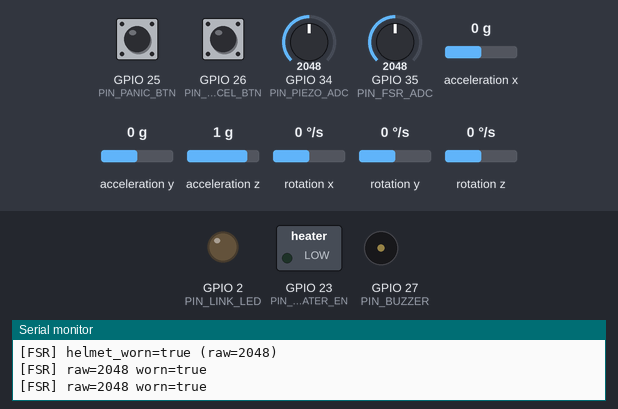
A program run on a simulated ESP32. Shown: switched loads named in the program (green lamp = pin HIGH), output pins drawn as LEDs (lit = HIGH), buzzer (waves = sounding, pin HIGH), the last lines printed to the serial monitor. Wiring (from diagram.json): MPU-6050 motion sensor at I2C address 0x68. The inputs (shaded band) are chosen by the test bench; at power-on: GPIO 25 (PIN_PANIC_BTN) HIGH, GPIO 26 (PIN_CANCEL_BTN) HIGH, GPIO 35 (PIN_FSR_ADC) = 2048, GPIO 34 (PIN_PIEZO_ADC) = 2048, acceleration x 0 g, acceleration y 0 g, acceleration z 1 g, rotation x 0 °/s, rotation y 0 °/s, rotation z 0 °/s (analog values on the 0–4095 scale). EEPROM starts erased; nothing arrives over Bluetooth unless stated; a phone connects over Bluetooth LE 3 s after start.

Above: at 1.4 s.
1.5 s: GPIO 25 (PIN_PANIC_BTN) pulled LOW for 0.15 s
At 1.83 s:
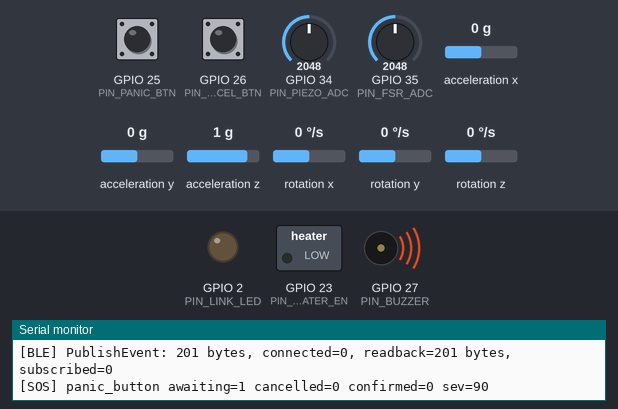
4.6 s: GPIO 26 (PIN_CANCEL_BTN) pulled LOW for 0.15 s
At 5.0 s:
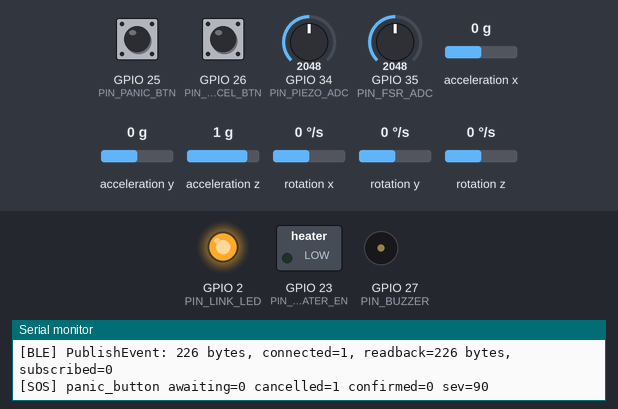
6.2 s: GPIO 35 (PIN_FSR_ADC) set to 949
7.7 s: GPIO 35 (PIN_FSR_ADC) set to 873
9.5 s: GPIO 25 (PIN_PANIC_BTN) pulled LOW for 1 s
At 10.08 s:
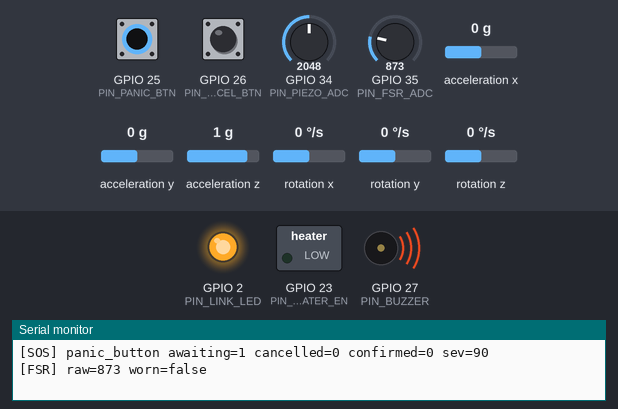
12.5 s: GPIO 26 (PIN_CANCEL_BTN) pulled LOW for 1 s
At 12.5 s:
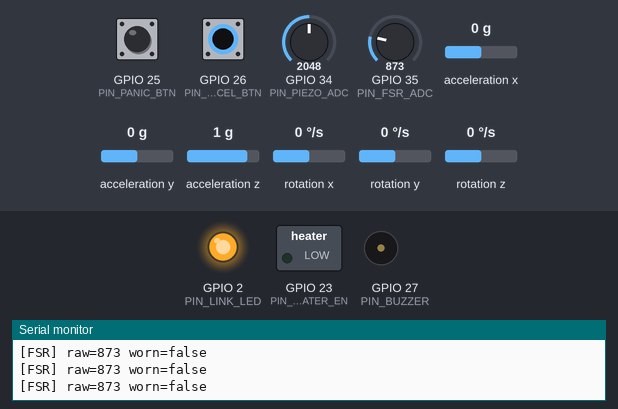
Timing chart, 0 to 15.5 s (numbered marks = the images above; inputs shaded):
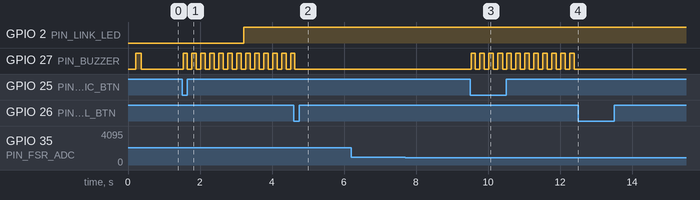

Measured:
- after the input at 1.5 s, GPIO 27 (PIN_BUZZER): alternates HIGH for 0.12 s and LOW for 0.13 s, starting at once
- after the input at 4.6 s, GPIO 27 (PIN_BUZZER): goes on until 4.6 s, then stays LOW
- after the input at 9.5 s, GPIO 27 (PIN_BUZZER): alternates HIGH for 0.12 s and LOW for 0.13 s, starting at once
- after the input at 12.5 s, GPIO 27 (PIN_BUZZER): stops changing and stays LOW

The program:

main.cpp
```cpp
// Smart Helmet — Phase 2 prototype firmware entry point.
//
// Wires the sensors (src/sensors/) to the safety-critical core (src/core/)
// to the BLE relay (src/ble/). The core holds every rule-bound invariant
// (fusion-only crash, fixed 10 s cancel window, logged cancellations); this
// file is just plumbing and must stay that way.
//
// Bring-up order (04_PHASES.md Phase 2): panic button first, then buzzer +
// cancel, then MPU6050 + piezo fusion, then FSR, then BLE. All are enabled
// here; comment blocks out sensors you haven't wired yet.
#include <Arduino.h>

#include "ble/gatt_server.h"
#include "build_config.h"
#include "core/alcohol_calibration.h"
#include "core/ble_schema.h"
#include "core/crash_fusion.h"
#include "core/imu_window.h"
#include "core/link_monitor.h"
#include "core/mq3_calibration.h"
#include "core/preride_check.h"
#include "core/sos_state_machine.h"
#include "pins.h"
#include "sensors/buzzer.h"
#include "sensors/cancel_button.h"
#include "sensors/fsr_wear.h"
#include "sensors/imu_mpu6050.h"
#include "sensors/mq3_alcohol.h"
#include "sensors/mq3_calibration_store.h"
#include "sensors/panic_button.h"
#include "sensors/piezo.h"

using namespace helmet;

namespace {

sensors::ImuMpu6050 g_imu;
sensors::Piezo      g_piezo;
sensors::FsrWear    g_fsr;
sensors::PanicButton g_panic;
sensors::CancelButton g_cancel;
sensors::Buzzer    g_buzzer;
sensors::Mq3Alcohol g_mq3;
sensors::Mq3CalibrationStore g_mq3_store;

core::ImuWindow        g_window;
core::SosStateMachine  g_sos;
core::LinkMonitor      g_link;
core::PreRideCheckStateMachine g_preride;
core::Mq3CalibrationRoutine    g_mq3_cal;
core::AlcoholCalibration       g_alcohol_calib;
ble::GattServer        g_ble;

uint32_t g_last_status_ms = 0;
uint32_t g_last_event_pub_ms = 0;
uint32_t g_last_fusion_ms = 0;
bool     g_imu_ok = false;

int BatteryPct() {
  // Rough linear LiPo estimate from the divided VBAT node. Replace with a
  // real discharge curve once the battery is chosen (BOM, 01_REQUIREMENTS §5).
  // Return -1 until the divider is actually wired.
  constexpr bool kVbatWired = false;
  if (!kVbatWired) return -1;
  int raw = analogRead(PIN_VBAT_ADC);
  float v = (raw / 4095.0f) * 3.3f * VBAT_DIVIDER_RATIO;
  int pct = (int)((v - 3.3f) / (4.2f - 3.3f) * 100.0f);
  return pct < 0 ? 0 : (pct > 100 ? 100 : pct);
}

void PublishStatus(uint32_t now) {
  schema::StatusPayload s;
  s.helmet_worn     = g_fsr.Worn();
  s.pre_ride_passed = g_preride.passed();    // Phase 3 (alcohol pre-ride gate)
  s.battery_pct     = BatteryPct();
  s.ble_link        = g_ble.connected();
  g_ble.PublishStatus(s);
  g_last_status_ms = now;
}

void DrainSosEvents() {
  schema::EventPayload e;
  while (g_sos.PopOutgoing(e)) {
    g_ble.PublishEvent(e);
    Serial.printf("[SOS] %s awaiting=%d cancelled=%d confirmed=%d sev=%d\n",
                  schema::ToString(e.event_type), e.awaiting_cancel,
                  e.cancelled, e.confirmed, e.severity_score);
  }
}

// Not an SOS: a failed pre-ride check is a single logged flag, never routed
// through g_sos (ADR-5 -- a gate, not a fusion-confirmed emergency).
void DrainPrerideEvents() {
  schema::EventPayload e;
  while (g_preride.PopOutgoing(e)) {
    g_ble.PublishEvent(e);
    Serial.printf("[ALC] alcohol_flag reading_adc=%d\n", g_preride.last_average_adc());
  }
}

// Assembly-line calibration: send the line "CAL" over serial with the
// sensor sitting in clean air. Documented in firmware/docs/WIRING.md
// "Per-unit calibration" (03_RULES.md §2 -- this is what makes the
// baseline a real per-unit artifact instead of a guessed constant).
void PollSerialCalibrationTrigger(uint32_t now) {
  if (!Serial.available()) return;
  String line = Serial.readStringUntil('\n');
  line.trim();
  if (line != "CAL") return;
  if (g_mq3_cal.InProgress() || g_preride.InProgress()) {
    Serial.println("[CAL] busy -- a check or calibration is already running");
    return;
  }
  Serial.println("[CAL] starting -- keep the sensor in clean air until it finishes");
  g_mq3_cal.Start(now);
}

void UpdateMq3(uint32_t now) {
  PollSerialCalibrationTrigger(now);

  if (g_mq3_cal.InProgress()) {
    g_mq3_cal.Tick(now);
    g_mq3_cal.Feed(g_mq3.Read());
    if (g_mq3_cal.Done()) {
      g_alcohol_calib = g_mq3_cal.Result(now);
      g_mq3_store.Save(g_alcohol_calib);
      Serial.printf("[CAL] done: valid=%d baseline_adc=%d\n",
                    g_alcohol_calib.valid, g_alcohol_calib.baseline_adc);
    }
  }

  g_preride.Tick(now);
  if (g_preride.InProgress()) g_preride.Feed(g_mq3.Read());
  DrainPrerideEvents();

  g_mq3.SetHeater(g_mq3_cal.InProgress() || g_preride.HeaterShouldBeOn());
}

void UpdateBuzzer(uint32_t now) {
  using sensors::BuzzPattern;
  // priority: SOS confirm chirp handled inline; cancel prompt > link-lost
  if (g_sos.CancelPromptActive()) {
    g_buzzer.Set(BuzzPattern::kCancelPrompt, now);
  } else if (g_link.AlertActive()) {
    g_buzzer.Set(BuzzPattern::kLinkLost, now);
  } else if (g_buzzer.pattern() == BuzzPattern::kCancelPrompt ||
             g_buzzer.pattern() == BuzzPattern::kLinkLost) {
    g_buzzer.Set(BuzzPattern::kOff, now);
  }
  g_buzzer.Update(now);
  digitalWrite(PIN_LINK_LED, g_link.AlertActive() ? ((now / 200) % 2) : g_ble.connected());
}

}  // namespace

void setup() {
  Serial.begin(115200);
  delay(200);
  Serial.println("\nSmart Helmet " HELMET_FW_VERSION);

  pinMode(PIN_LINK_LED, OUTPUT);
  g_buzzer.Begin(PIN_BUZZER);
  g_panic.Begin(PIN_PANIC_BTN);
  g_cancel.Begin(PIN_CANCEL_BTN);
  g_piezo.Begin(PIN_PIEZO_ADC);
  g_fsr.Begin(PIN_FSR_ADC);
  g_mq3.Begin(PIN_MQ3_ADC, PIN_MQ3_HEATER_EN);

  g_imu_ok = g_imu.Begin(PIN_I2C_SDA, PIN_I2C_SCL, MPU6050_I2C_ADDR);
  Serial.printf("MPU6050: %s\n", g_imu_ok ? "ok" : "NOT FOUND");

  g_alcohol_calib = g_mq3_store.Load();
  Serial.printf("MQ-3 calibration: %s (send 'CAL' over serial to (re)calibrate)\n",
                g_alcohol_calib.valid ? "loaded" : "NOT CALIBRATED");

  g_ble.Begin("SmartHelmet-0001");
  g_buzzer.Set(sensors::BuzzPattern::kSelfTest, millis());
  Serial.println("ready");
}

void loop() {
  const uint32_t now = millis();

  // --- sensor updates ------------------------------------------------
  g_piezo.Update(now);
  g_fsr.Update();
  {
    static bool s_fsr_worn_prev = false;
    static uint32_t s_fsr_last_print_ms = 0;
    bool worn = g_fsr.Worn();
    if (worn != s_fsr_worn_prev) {
      Serial.printf("[FSR] helmet_worn=%s (raw=%d)\n", worn ? "true" : "false", g_fsr.raw());
      s_fsr_worn_prev = worn;
    }
    if ((now - s_fsr_last_print_ms) >= 500) {  // TEMP bring-up trace, remove once FSR is confirmed
      s_fsr_last_print_ms = now;
      Serial.printf("[FSR] raw=%d worn=%s\n", g_fsr.raw(), worn ? "true" : "false");
    }
  }
  UpdateMq3(now);

  core::ImuSample s;
  if (g_imu_ok && g_imu.Read(s, now)) g_window.Push(s);

  // --- buttons -----------------------------------------------------
  if (g_panic.Pressed()) {
    Serial.println("[BTN] panic");
    g_sos.Trigger(schema::EventType::kPanicButton, schema::kSrcPanic,
                  /*severity=*/90, now);
  }
  if (g_cancel.Pressed()) {
    Serial.println("[BTN] cancel");
    g_sos.Cancel(now, "driver");
  }

  // --- app commands over BLE -------------------------------------
  switch (g_ble.TakeCommand()) {
    case ble::AppCommand::kCancel: g_sos.Cancel(now, "driver_app"); break;
    case ble::AppCommand::kAck:    g_sos.Acknowledge();            break;
    case ble::AppCommand::kStartPreRideCheck:
      if (!g_mq3_cal.InProgress()) {
        Serial.println("[PRC] starting pre-ride check");
        g_preride.Start(g_alcohol_calib, now);
      }
      break;
    default: break;
  }

  // --- fusion: once per window-worth of new data ------------------
  if ((now - g_last_fusion_ms) >= (uint32_t)(cfg::kImuWindowSeconds * 250) &&
      g_window.Full()) {
    g_last_fusion_ms = now;
    core::WindowFeatures f = g_window.Compute();
    bool piezo = g_piezo.ImpactSince(cfg::kFusionPairWindowMs, now);
    core::FusionResult r = core::Classify(f, piezo);

    if (r.is_emergency) {
      // ADR-4 enforced again inside Trigger(); a non-fused crash is rejected.
      g_sos.Trigger(r.event_type, r.confirmed_by, r.severity_score, now);
    } else if (r.event_type != schema::EventType::kNormalRiding &&
               (now - g_last_event_pub_ms) > 4000) {
      // non-emergency ride events for the app feed / scoring
      schema::EventPayload e;
      e.event_type = r.event_type;
      e.severity_score = r.severity_score;
      e.confirmed_by = r.confirmed_by;
      e.timestamp_device_ms = now;
      g_ble.PublishEvent(e);
      g_last_event_pub_ms = now;
      Serial.printf("[EVT] %s sev=%d\n", schema::ToString(r.event_type),
                    r.severity_score);
    }
  }

  // --- SOS timing + outputs ------------------------------------
  g_sos.Tick(now);
  DrainSosEvents();

  g_link.Update(g_ble.connected(), g_fsr.Worn(), now);
  UpdateBuzzer(now);

  if ((now - g_last_status_ms) >= cfg::kStatusNotifyIntervalMs) PublishStatus(now);
}
```

gatt_server.cpp
```cpp
#include "ble/gatt_server.h"

#include <Arduino.h>
#include <NimBLEDevice.h>

namespace helmet::ble {

namespace {
constexpr char kSvcUuid[]    = "6e400001-b5a3-f393-e0a9-e50e24dcca9e";
constexpr char kStatusUuid[] = "6e400002-b5a3-f393-e0a9-e50e24dcca9e";
constexpr char kEventUuid[]  = "6e400003-b5a3-f393-e0a9-e50e24dcca9e";
constexpr char kCmdUuid[]    = "6e400004-b5a3-f393-e0a9-e50e24dcca9e";

NimBLECharacteristic* g_status = nullptr;
NimBLECharacteristic* g_event  = nullptr;
GattServer* g_owner = nullptr;

// NOTE: callback signatures below target NimBLE-Arduino 1.4.x (the version
// that pairs with arduino-esp32 2.0.x / espressif32 6.x — see platformio.ini).
// NimBLE 2.x changed these to take a NimBLEConnInfo&; if you bump the library,
// update these three overrides.
class ServerCb : public NimBLEServerCallbacks {
  void onConnect(NimBLEServer*) override {
    if (g_owner) g_owner->OnConnectChange(true, millis());
  }
  void onDisconnect(NimBLEServer*) override {
    if (g_owner) g_owner->OnConnectChange(false, millis());
    NimBLEDevice::startAdvertising();
  }
};

class CmdCb : public NimBLECharacteristicCallbacks {
  void onWrite(NimBLECharacteristic* c) override {
    if (g_owner) g_owner->OnCommandWrite(std::string(c->getValue().c_str()), millis());
  }
};

ServerCb g_server_cb;
CmdCb    g_cmd_cb;
}  // namespace

void GattServer::Begin(const char* device_name) {
  g_owner = this;
  NimBLEDevice::init(device_name);
  // (TX power left at the stack default for bring-up; NimBLE's setPower
  //  signature differs across 1.x/2.x — set it once the library is pinned.)

  NimBLEServer* server = NimBLEDevice::createServer();
  server->setCallbacks(&g_server_cb);

  NimBLEService* svc = server->createService(kSvcUuid);
  g_status = svc->createCharacteristic(
      kStatusUuid, NIMBLE_PROPERTY::READ | NIMBLE_PROPERTY::NOTIFY);
  g_event = svc->createCharacteristic(
      kEventUuid, NIMBLE_PROPERTY::READ | NIMBLE_PROPERTY::NOTIFY);
  NimBLECharacteristic* cmd = svc->createCharacteristic(
      kCmdUuid, NIMBLE_PROPERTY::WRITE);
  cmd->setCallbacks(&g_cmd_cb);

  svc->start();

  NimBLEAdvertising* adv = NimBLEDevice::getAdvertising();
  adv->addServiceUUID(kSvcUuid);
  adv->setScanResponse(true);
  NimBLEDevice::startAdvertising();
  (void)device_name;  // advertised name is set via NimBLEDevice::init()
}

void GattServer::PublishStatus(const helmet::schema::StatusPayload& s) {
  if (!g_status) return;
  std::string j = helmet::schema::Serialize(s);
  g_status->setValue(reinterpret_cast<const uint8_t*>(j.data()), j.size());
  if (connected_) g_status->notify();
}

void GattServer::PublishEvent(const helmet::schema::EventPayload& e) {
  if (!g_event) return;
  std::string j = helmet::schema::Serialize(e);
  g_event->setValue(reinterpret_cast<const uint8_t*>(j.data()), j.size());
  Serial.printf("[BLE] PublishEvent: %d bytes, connected=%d, readback=%d bytes, subscribed=%d\n",
                (int)j.size(), (int)connected_, (int)g_event->getValue().size(),
                (int)g_event->getSubscribedCount());
  if (connected_) g_event->notify();
}

AppCommand GattServer::TakeCommand() {
  AppCommand c = pending_cmd_;
  pending_cmd_ = AppCommand::kNone;
  return c;
}

void GattServer::OnConnectChange(bool up, uint32_t now_ms) {
  connected_ = up;
  last_seen_ms_ = now_ms;
}

void GattServer::OnCommandWrite(const std::string& json, uint32_t now_ms) {
  last_seen_ms_ = now_ms;
  if (json.find("\"cancel\"") != std::string::npos)   pending_cmd_ = AppCommand::kCancel;
  else if (json.find("\"ack\"") != std::string::npos) pending_cmd_ = AppCommand::kAck;
  else if (json.find("\"start_check\"") != std::string::npos)
    pending_cmd_ = AppCommand::kStartPreRideCheck;
}

}  // namespace helmet::ble
```

gatt_server.h
```cpp
// BLE GATT server (NimBLE). Relays the helmet's status + events to the
// companion app per the versioned contract in 02_ARCHITECTURE.md §4.
//
//   Service  6e40-0001-...   "Smart Helmet"
//     char   6e40-0002-...   STATUS   notify + read   (JSON StatusPayload)
//     char   6e40-0003-...   EVENT    notify + read   (JSON EventPayload)
//     char   6e40-0004-...   COMMAND  write     {"cmd":"cancel"|"ack"|"start_check"}
//
// The COMMAND char lets the app offer an on-screen cancel *in addition to*
// the physical button. It is still a driver-initiated cancel inside the
// window — it does not shorten or skip the window (03_RULES.md §1).
//
// "start_check" begins the Phase 3 alcohol pre-ride check-in
// (core/preride_check.h) -- the app sends this post helmet-donning, before
// it lets the driver go online (ADR-5).
#pragma once

#include <functional>
#include <string>

#include "core/ble_schema.h"

namespace helmet::ble {

enum class AppCommand { kNone, kCancel, kAck, kStartPreRideCheck };

class GattServer {
 public:
  void Begin(const char* device_name);

  void PublishStatus(const helmet::schema::StatusPayload& s);
  void PublishEvent(const helmet::schema::EventPayload& e);

  bool connected() const { return connected_; }
  uint32_t last_central_seen_ms() const { return last_seen_ms_; }

  // Poll for a command the app wrote since the last call.
  AppCommand TakeCommand();

  // internal (NimBLE callbacks)
  void OnConnectChange(bool up, uint32_t now_ms);
  void OnCommandWrite(const std::string& json, uint32_t now_ms);

 private:
  bool connected_ = false;
  uint32_t last_seen_ms_ = 0;
  AppCommand pending_cmd_ = AppCommand::kNone;
};

}  // namespace helmet::ble
```

alcohol_calibration.h
```cpp
// Per-unit MQ-3 calibration record + storage interface.
//
// 03_RULES.md §2: "Per-unit calibration steps (e.g. MQ-3) are assembly-line
// requirements, not firmware constants." The MQ-3's baseline resistance
// drifts unit-to-unit and with storage age, so every physical helmet needs
// its own clean-air baseline before a pre-ride reading means anything.
//
// This is a screening baseline for an internal ride-readiness gate, not a
// forensic instrument -- never call this a "breathalyzer" or "BAC" reading
// in code, logs, or UI strings (03_RULES.md §2 alcohol-sensor-framing rule).
//
// Framework-agnostic; host-tested alongside core/preride_check.h.
#pragma once

#include <cstdint>

namespace helmet::core {

struct AlcoholCalibration {
  bool     valid            = false;  // false until an assembly-line calibration has run
  int      baseline_adc     = 0;      // clean-air reading, warmed-up, averaged
  uint32_t calibrated_at_ms = 0;      // device-relative timestamp of the calibration run
};

// Persists AlcoholCalibration across power cycles. The ESP32 target backs
// this with NVS (sensors/mq3_calibration_store.h); host tests use a plain
// in-memory value -- no fake needed since the state machine only takes an
// AlcoholCalibration by value, never touches storage itself.
class ICalibrationStore {
 public:
  virtual ~ICalibrationStore() = default;
  virtual AlcoholCalibration Load() = 0;
  virtual void Save(const AlcoholCalibration& c) = 0;
};

}  // namespace helmet::core
```

ble_schema.cpp
```cpp
#include "core/ble_schema.h"

#include <ArduinoJson.h>

namespace helmet::schema {

const char* ToString(EventType t) {
  switch (t) {
    case EventType::kNormalRiding: return "normal_riding";
    case EventType::kPotholeBump:  return "pothole_bump";
    case EventType::kHarshBrake:   return "harsh_brake";
    case EventType::kCrashImpact:  return "crash_impact";
    case EventType::kPanicButton:  return "panic_button";
    case EventType::kAlcoholFlag:  return "alcohol_flag";
  }
  return "normal_riding";
}

bool IsFusionConfirmed(uint8_t confirmed_by) {
  int n = 0;
  for (uint8_t b = confirmed_by; b; b &= (b - 1)) ++n;
  return n >= 2;
}

static void AddSources(JsonArray arr, uint8_t bits) {
  if (bits & kSrcMpu6050) arr.add("mpu6050");
  if (bits & kSrcPiezo)   arr.add("piezo");
  if (bits & kSrcFsr)     arr.add("fsr");
  if (bits & kSrcPanic)   arr.add("panic_button");
  if (bits & kSrcMq3)     arr.add("mq3");
}

std::string Serialize(const StatusPayload& s) {
  JsonDocument doc;
  doc["schema"]          = kSchemaVersion;
  doc["helmet_worn"]     = s.helmet_worn;
  doc["pre_ride_passed"] = s.pre_ride_passed;
  if (s.battery_pct >= 0) doc["battery_pct"] = s.battery_pct;
  else                    doc["battery_pct"] = nullptr;
  doc["firmware"]        = s.firmware;
  doc["ble_link"]        = s.ble_link;
  doc["event"]           = nullptr;   // events go on the EVENT characteristic
  char buf[256];
  size_t n = serializeJson(doc, buf, sizeof(buf));
  return std::string(buf, n);
}

std::string Serialize(const EventPayload& e) {
  JsonDocument doc;
  doc["schema"]              = kSchemaVersion;
  doc["event_type"]          = ToString(e.event_type);
  doc["severity_score"]      = e.severity_score;
  AddSources(doc["confirmed_by"].to<JsonArray>(), e.confirmed_by);
  doc["timestamp_device_ms"] = e.timestamp_device_ms;
  doc["awaiting_cancel"]     = e.awaiting_cancel;
  doc["cancel_window_sec"]   = e.cancel_window_sec;
  doc["cancelled"]           = e.cancelled;
  doc["confirmed"]           = e.confirmed;
  if (!e.cancel_reason.empty()) doc["cancel_reason"] = e.cancel_reason.c_str();
  char buf[320];
  size_t n = serializeJson(doc, buf, sizeof(buf));
  return std::string(buf, n);
}

}  // namespace helmet::schema
```

Source omitted: ble_schema.h (4364 bytes), crash_fusion.cpp (3092 bytes), crash_fusion.h (2251 bytes), imu_window.h (4259 bytes), link_monitor.h (1291 bytes), mq3_calibration.h (1456 bytes), mq3_sampling.h (1425 bytes), preride_check.cpp (1814 bytes), preride_check.h (2530 bytes), sos_state_machine.cpp (3018 bytes), sos_state_machine.h (3286 bytes), button.h (1460 bytes) and 11 more
